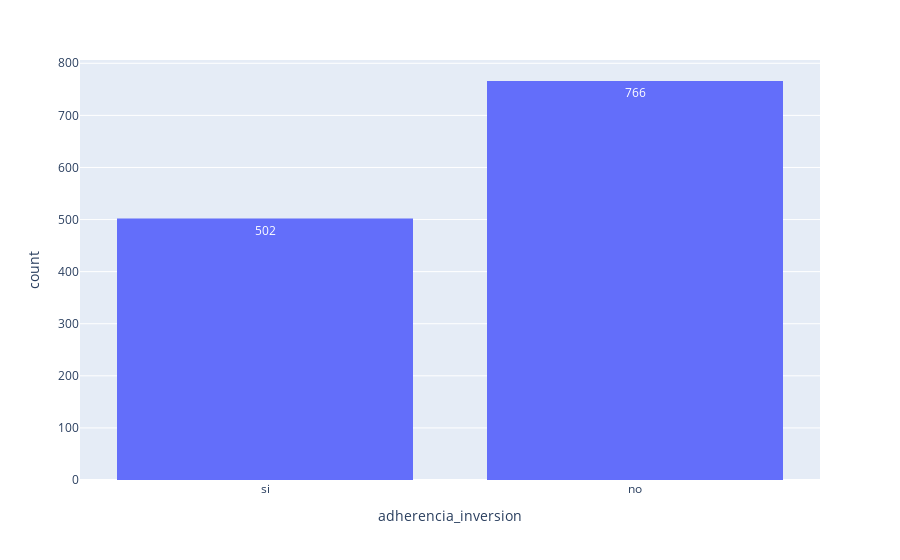

Notebook source saved alongside this figure:
### Code cell
px.histogram(datos,x='adherencia_inversion',text_auto=True)

### Figure 1 — Plotly figure (JSON) as saved in the notebook; plotly's stock layout.template omitted (floating-point values rounded to 4 significant figures; data arrays with more than 128 entries replaced by an {"elided": "..."} marker saying what was removed)
{"data": [{"bingroup": "x", "hovertemplate": "adherencia_inversion=%{x}<br>count=%{y}<extra></extra>", "legendgroup": "", "marker": {"color": "#636efa", "pattern": {"shape": ""}}, "name": "", "orientation": "v", "showlegend": false, "texttemplate": "%{value}", "type": "histogram", "x": {"elided": "1268 str values"}, "xaxis": "x", "yaxis": "y"}], "layout": {"barmode": "relative", "legend": {"tracegroupgap": 0}, "margin": {"t": 60}, "xaxis": {"anchor": "y", "domain": [0, 1], "title": {"text": "adherencia_inversion"}}, "yaxis": {"anchor": "x", "domain": [0, 1], "title": {"text": "count"}}}}
